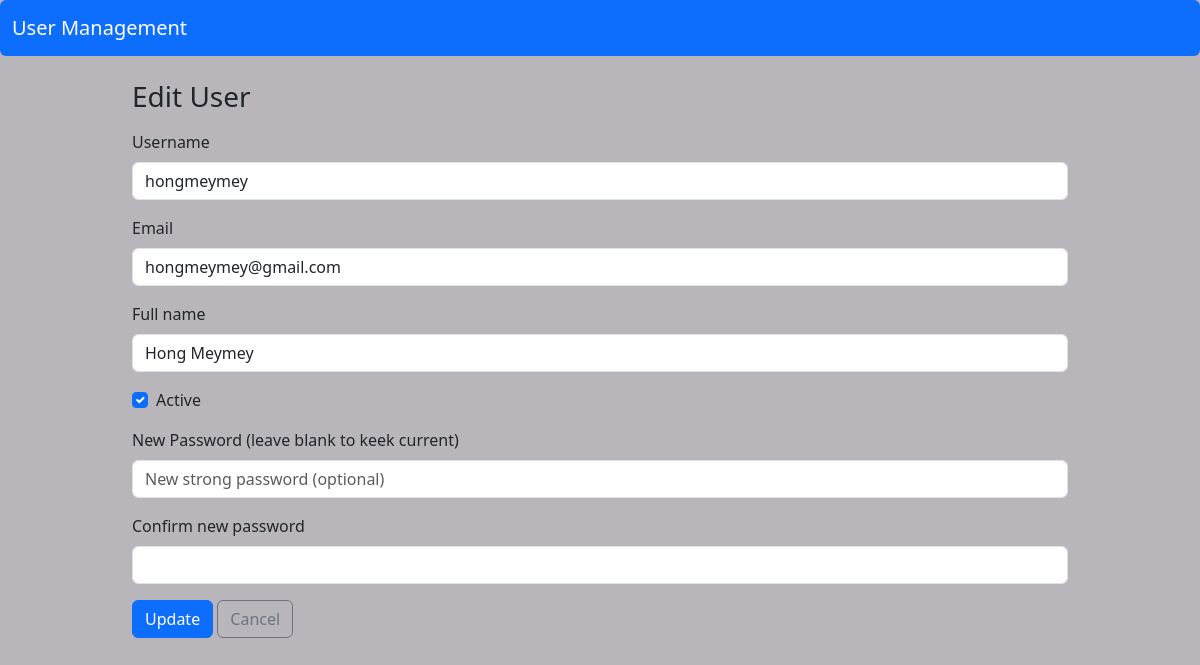
Page /users/3/edit on the committed database.
### app/models/user.py (models this page shows, shortened)
class User(db.Model):
    __tablename__ = "users"
    id = db.Column(db.Integer, primary_key=True)
    username = db.Column(db.String(80), unique=True, nullable=False)
    email = db.Column(db.String(120), unique=True, nullable=False)
    full_name = db.Column(db.String(120), nullable=False)
    is_active = db.Column(db.Boolean, default=True, nullable=False)
    password_hash = db.Column(db.String(255), nullable=False)
    created_at = db.Column(db.DateTime, default=datetime.utcnow, nullable=False)
    updated_at = db.Column(
        db.DateTime, default=datetime.utcnow, onupdate=datetime.utcnow, nullable=False
    )

### app/routes/user_routes.py (the view, shortened to what this page needs)
@user_bp.route("/<int:user_id>/edit", methods=["GET", "POST"])
def edit(user_id: int):
    user = UserService.get_by_id(user_id)
    if user is None:
        abort(404)
    form = UserEditForm(original_user=user, obj=user)
    return render_template("users/edit.html", form=form, user=user)

### app/forms/user_forms.py (shortened to what this page needs)
class UserEditForm(FlaskForm):
    username = StringField(
        "Username",
        validators = [DataRequired(), Length(min=3, max=120)],
    )
    email = StringField(
        "Email",
        validators=[DataRequired(), Email(), Length(max=120)]
    )
    full_name = StringField(
        "Full name",
        validators=[DataRequired(), Length(min=3, max=120)],
    )
    is_active = BooleanField("Active")
    password = PasswordField(
        "New Password (leave blank to keek current)",
        validators=[strong_password],
        render_kw={"placeholder": "New strong password (optional)"},
    )
    confirm_password = PasswordField(
        "Confirm new password",
        validators=[EqualTo("password", message="Password must matche.")],
    )
    submit = SubmitField("Update")
    def __init__(self, original_user: User, *args, **kwargs):
        super().__init__(*args, **kwargs)
        self.original_user = original_user

### app/services/user_services.py (called while the page is built)
    @staticmethod
    def get_by_id(user_id: int) -> Optional[User]:
        return User.query.get(user_id)

### app/templates/users/edit.html (shortened to what this page needs)
{% extends "layouts/base.html" %}
{%block content%}
<h1 class="h3 mb-3"> Edit User </h1>
<form method="post", novalidate>
    {% include "users/_form.html" %}
</form>
{% endblock %}

### app/templates/users/_form.html (shortened to what this page needs)
<div class="mb-3">
    {{ form.username.label(class="form-label") }}
    {{ form.username(class="form-control") }}
</div>
<div class="mb-3">
    {{ form.email.label(class="form-label") }}
    {{ form.email(class="form-control") }}
</div>
<div class="mb-3">
    {{ form.full_name.label(class="form-label") }}
    {{ form.full_name(class="form-control") }}
</div>
<div class="form-check mb-3 ">
    {{ form.is_active(class="form-check-input") }}
    {{ form.is_active.label(class="form-check-label") }}
</div>
<div class="mb-3">
    {{ form.password.label(class="form-label") }}
    {{ form.password(class="form-control") }}
</div>
<div class="mb-3">
    {{ form.confirm_password.label(class="form-label") }}
    {{ form.confirm_password(class="form-control") }}
</div>
<div>
    {{ form.submit(class="btn btn-primary") }}
    <a href="{{ url_for('users.index') }}" class="btn btn-outline-secondary"> Cancel</a>
</div>

### app/static/css/style.css (style rules this page uses)
body { background-color: #f5f5f5; }

### app/templates/layouts/base.html (style rules this page uses)
body { background-color: #b8b6bbff; }

### rows in the picture
User: username "hongmeymey", email "hongmeymey@gmail.com", full_name "Hong Meymey", is_active "☑"
